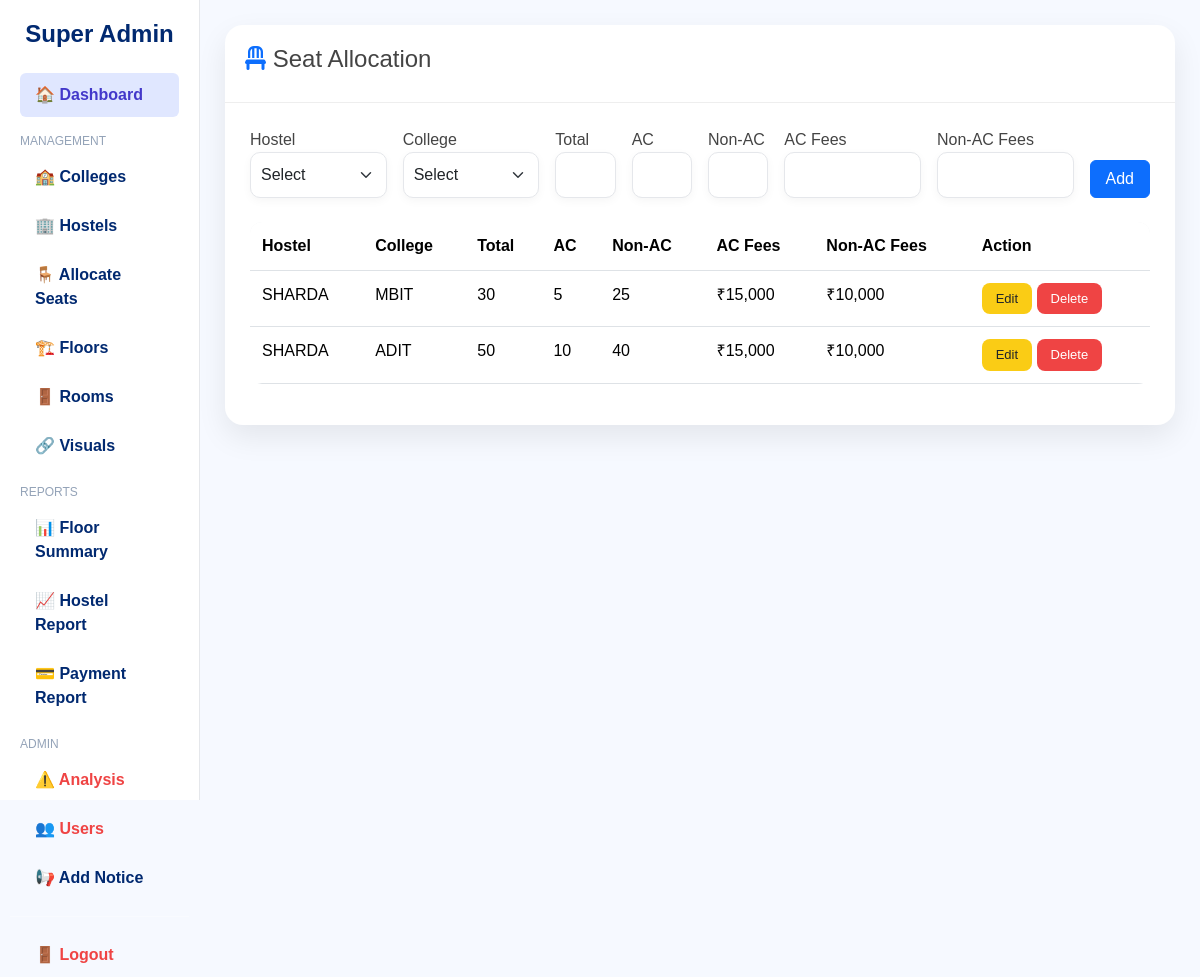
Screenshot of /superadmin/allocate_seats.php (signed in) with the database file from the repository.
### tables this page shows
CREATE TABLE seat_allocation (
    id INT AUTO_INCREMENT PRIMARY KEY,
    hostel_id INT NOT NULL,
    college_id INT NOT NULL,
    allocated_seats INT NOT NULL,
    ac_seats INT DEFAULT 0,
    non_ac_seats INT DEFAULT 0,
    ac_fees DECIMAL(10,2) DEFAULT 0,
    non_ac_fees DECIMAL(10,2) DEFAULT 0,
    FOREIGN KEY (hostel_id) REFERENCES hostels(id) ON DELETE CASCADE,
    FOREIGN KEY (college_id) REFERENCES colleges(id) ON DELETE CASCADE
);

CREATE TABLE hostels (
    id INT AUTO_INCREMENT PRIMARY KEY,
    name VARCHAR(100) NOT NULL,
    total_seats INT NOT NULL,
    maintenance_seats INT DEFAULT 0
);

CREATE TABLE colleges (
    id INT AUTO_INCREMENT PRIMARY KEY,
    name VARCHAR(100) NOT NULL
);

### superadmin/allocate_seats.php (the view, shortened to what this page needs)
<?php
include("../config/config.php");
$edit_mode = false;
$allocations = mysqli_query($conn, "
    SELECT sa.*, c.name as college_name, h.name as hostel_name
    FROM seat_allocation sa
    JOIN colleges c ON sa.college_id = c.id
    JOIN hostels h ON sa.hostel_id = h.id
    ORDER BY sa.id DESC
");
?>
<!DOCTYPE html>
<html>
<head>
<link href="https://cdn.jsdelivr.net/npm/bootstrap@5.3.2/dist/css/bootstrap.min.css" rel="stylesheet">
<link rel="stylesheet" href="../css/superadmin.css">
<link rel="stylesheet"
href="https://cdnjs.cloudflare.com/ajax/libs/font-awesome/6.5.0/css/all.min.css">
<link rel="stylesheet" href="superadmin.css">
</head>
<body>
<div class="container-fluid">
<div class="row">
<?php include("sidebar.php"); ?>
<div class="col-md-10 content">
<div class="allocation-card">
<div class="card-header d-flex justify-content-between align-items-center">
<h4><i class="fa fa-chair text-primary"></i>
<?php echo $edit_mode ? "Edit Seat Allocation" : "Seat Allocation"; ?>
</h4>
</div>
<div class="card-body">
<form method="POST" class="row g-3 mb-4">
<div class="col-md-2">
<label>Hostel</label>
<select name="hostel_id" class="form-select" required>
<option value="">Select</option>
</select>
</div>
<div class="col-md-2">
<label>College</label>
<select name="college_id" class="form-select" required>
<option value="">Select</option>
</select>
</div>
<div class="col-md-1">
<label>Total</label>
<input type="number" name="allocated_seats"
class="form-control"
value="<?php echo $edit_mode ? $edit_data['allocated_seats'] : ''; ?>"
required>
</div>
<div class="col-md-1">
<label>AC</label>
<input type="number" name="ac_seats"
class="form-control"
value="<?php echo $edit_mode ? $edit_data['ac_seats'] : ''; ?>"
required>
</div>
<div class="col-md-1">
<label>Non-AC</label>
<input type="number" name="non_ac_seats"
class="form-control"
value="<?php echo $edit_mode ? $edit_data['non_ac_seats'] : ''; ?>"
required>
</div>
<div class="col-md-2">
<label>AC Fees</label>
<input type="number" name="ac_fees"
class="form-control"
value="<?php echo $edit_mode ? $edit_data['ac_fees'] : ''; ?>"
required>
</div>
<div class="col-md-2">
<label>Non-AC Fees</label>
<input type="number" name="non_ac_fees"
class="form-control"
value="<?php echo $edit_mode ? $edit_data['non_ac_fees'] : ''; ?>"
required>
</div>
<div class="col-md-1 d-flex align-items-end">
<button type="submit" name="submit"
class="btn btn-primary w-100">
<?php echo $edit_mode ? "Update" : "Add"; ?>
</button>
</div>
</form>
<div class="table-responsive">
<table class="table allocation-table">
<thead>
<tr>
<th>Hostel</th>
<th>College</th>
<th>Total</th>
<th>AC</th>
<th>Non-AC</th>
<th>AC Fees</th>
<th>Non-AC Fees</th>
<th>Action</th>
</tr>
</thead>
<tbody>
<?php while($row = mysqli_fetch_assoc($allocations)) { ?>
<tr>
<td><?php echo $row['hostel_name']; ?></td>
<td><?php echo $row['college_name']; ?></td>
<td><?php echo $row['allocated_seats']; ?></td>
<td><?php echo $row['ac_seats']; ?></td>
<td><?php echo $row['non_ac_seats']; ?></td>
<td>₹<?php echo number_format($row['ac_fees']); ?></td>
<td>₹<?php echo number_format($row['non_ac_fees']); ?></td>
<td>
<a href="allocate_seats.php?edit=<?php echo $row['id']; ?>"
class="btn btn-edit">
Edit
</a>
<a href="allocate_seats.php?delete=<?php echo $row['id']; ?>"
class="btn btn-delete"
onclick="return confirm('Are you sure?')">
Delete
</a>
</td>
</tr>
<?php } ?>
</tbody>
</table>
</div>
</div>
</div>
</div>
</div>
</div>
</body>
</html>

### superadmin/sidebar.php
<div class="col-md-2 sidebar">
    <h4 class="sidebar-title text-center mb-4">Super Admin</h4>
    <div class="menu-section">
        <a href="dashboard.php" class="menu-link active">
            <span>🏠</span> Dashboard
        </a>
    </div>
    <div class="menu-heading">Management</div>
    <a href="manage_colleges.php" class="menu-link">
        <span>🏫</span> Colleges
    </a>
    <a href="manage_hostels.php" class="menu-link">
        <span>🏢</span> Hostels
    </a>
    <a href="allocate_seats.php" class="menu-link">
        <span>🪑</span> Allocate Seats
    </a>
    <a href="manage_floors.php" class="menu-link">
        <span>🏗️</span> Floors
    </a>
    <a href="manage_rooms.php" class="menu-link">
        <span>🚪</span> Rooms
    </a>
    <a href="relationship_graph.php" class="menu-link">
        <span>🔗</span> Visuals
    </a>
    <div class="menu-heading">Reports</div>
    <a href="floor_summary.php" class="menu-link">
        <span>📊</span> Floor Summary
    </a>
    <a href="hostel_report.php" class="menu-link">
        <span>📈</span> Hostel Report
    </a>
    <a href="payment_report.php" class="menu-link">
        <span>💳</span> Payment Report
    </a>
    <div class="menu-heading">Admin</div>
    <a href="analysis.php" class="menu-link danger">
        <span>⚠️</span> Analysis
    </a>
    <a href="manage_users.php" class="menu-link danger">
        <span>👥</span> Users
    </a>
    <a href="add_notice.php" class="menu-link">
        <span>📢</span> Add Notice
    </a>
    <hr>
    <a href="../logout.php" class="menu-link danger">
        <span>🚪</span> Logout
    </a>
</div>

### css/superadmin.css (style rules this page uses)
body { background:#eef1f6; font-family: "Segoe UI", sans-serif; }
.sidebar { height:100vh; background:linear-gradient(180deg,#1e293b,#0f172a); padding-top:25px; color:white; position:sticky; top:0; }
.sidebar a { display:block; padding:12px 20px; margin:5px 10px; color:#cbd5f5; text-decoration:none; border-radius:8px; transition:0.3s; }
.sidebar a.active { background:#2563eb; }
.content { padding:30px; }
.allocation-card { border:none; border-radius:18px; box-shadow:0 12px 30px rgba(0,0,0,0.08); background:white; margin-bottom:25px; }
.card-header { background:transparent; border-bottom:1px solid #eee; padding:20px; font-weight:600; }
.card-body { padding:25px; }
.allocation-card input, .allocation-card select { border-radius:10px; border:1px solid #e5e7eb; padding:10px; box-shadow:0 3px 10px rgba(0,0,0,0.04); }
.allocation-table { border-radius:12px; overflow:hidden; background:white; }
.allocation-table thead { background:#f3f4f6; }
.allocation-table th { font-weight:600; padding:12px; }
.allocation-table td { padding:12px; }
.btn-edit { background:#facc15; border:none; padding:6px 14px; border-radius:8px; font-size:13px; }
.btn-delete { background:#ef4444; color:white; border:none; padding:6px 14px; border-radius:8px; font-size:13px; }

### superadmin/superadmin.css (style rules this page uses)
body { background:#f6f9ff; font-family:"Nunito", sans-serif; color:#444; }
.sidebar { height:100vh; background:#fff; border-right:1px solid #e0e6ed; padding-top:20px; }
.sidebar h4 { color:#012970; font-weight:700; }
.sidebar a { display:block; padding:10px 15px; margin:5px 10px; color:#012970; font-weight:600; border-radius:6px; text-decoration:none; }
.sidebar a.active { background:#f6f9ff; color:#4154f1; }
.content { padding:25px; }
.sidebar a.active { background:#e0e7ff !important; color:#4338ca !important; }
.sidebar { height:100vh; background:#ffffff; border-right:1px solid #e5e7eb; padding:20px 10px; }
.sidebar-title { color:#2563eb; font-weight:700; }
.menu-heading { font-size:12px; color:#94a3b8; margin:15px 10px 5px; text-transform:uppercase; }
.menu-link { display:flex; align-items:center; gap:10px; padding:10px 12px; margin:5px 8px; border-radius:8px; color:#334155; text-decoration:none; font-weight:500; transition:0.2s; }
.menu-link span { font-size:16px; }
.menu-link.active { background:#e0e7ff; color:#4338ca; }
.menu-link.danger { color:#ef4444; }

### rows the page displays
seat_allocation: hostel.name "SHARDA", college.name "MBIT", allocated_seats "30", ac_seats "5", non_ac_seats "25", ac_fees "15,000", non_ac_fees "10,000"
seat_allocation: hostel.name "SHARDA", college.name "ADIT", allocated_seats "50", ac_seats "10", non_ac_seats "40", ac_fees "15,000", non_ac_fees "10,000"
